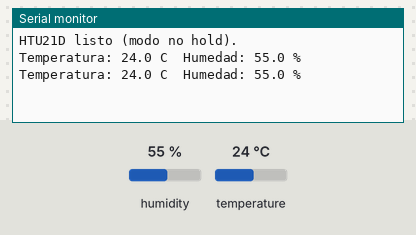
A sketch run on a simulated Arduino Nano, built with avr-gcc and run on an emulated ATmega328P. Shown: the last lines printed to the serial monitor. Wiring (inferred from the names in the program): HTU21/Si7021 sensor at I2C address 0x40. The test bench sets the inputs (shaded band); at power-on: humidity 55 %, temperature 24 °C.

Above: at 2.8 s.
2.9 s: humidity set to 22 %
At 5.0 s:
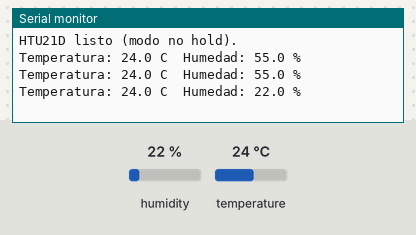
5.6 s: temperature set to 12 °C
At 7.0 s:
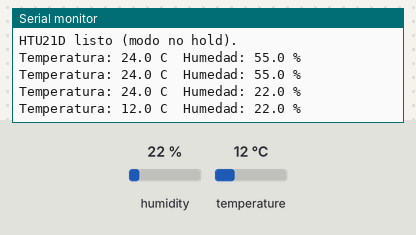
8.3 s: humidity set to 40 %
At 10.9 s:
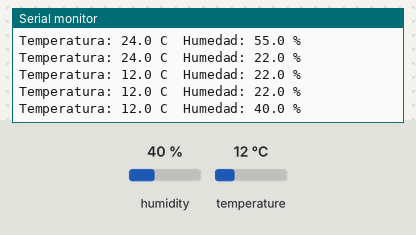
Timing chart, 0 to 12.4 s (numbered marks = the images above; inputs shaded):
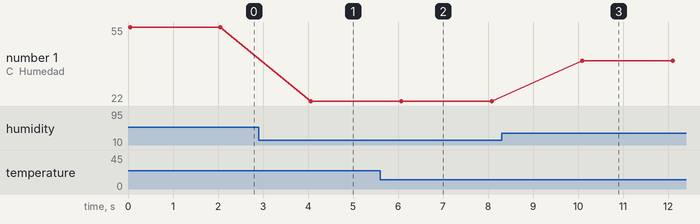

Measured:
- after the input at 2.9 s, the serial monitor: prints a new line after 1.2 s (image 1)
- after the input at 5.6 s, the serial monitor: prints a new line after 0.47 s (image 2)
- after the input at 8.3 s, the serial monitor: prints a new line after 1.8 s (image 3)
- plotted number 1: 55 → 22 after the input at 2.9 s, 22 → 40 after the input at 8.3 s

The sketch:

arduino_nano_htu21d.ino
```cpp
/*
  Lectura del HTU21D con Arduino Nano usando los comandos "no hold master"
  (0xF3 temperatura, 0xF5 humedad), sin librerias externas.

  Conexiones:
    VCC -> 3.3V
    GND -> GND
    SDA -> A4
    SCL -> A5

  Funcionamiento:
    1. Se envia el comando de medicion y se libera el bus.
    2. Se intenta leer 3 bytes (MSB, LSB, CRC). Mientras el sensor mide,
       responde NACK a la direccion de lectura y requestFrom() devuelve 0.
    3. Se reintenta hasta recibir los 3 bytes o agotar el tiempo.
*/

#include <Wire.h>

#define HTU21D_ADDR       0x40
#define CMD_TEMP_NOHOLD   0xF3
#define CMD_HUM_NOHOLD    0xF5
#define CMD_SOFT_RESET    0xFE

#define TIMEOUT_MS        100   // maximo real: ~50 ms (T 14 bits)
#define POLL_MS           5     // intervalo entre reintentos

enum htu_status_t {
  HTU_OK = 0,
  HTU_ERR_CMD,       // el sensor no respondio al comando
  HTU_ERR_TIMEOUT,   // la medicion no termino a tiempo
  HTU_ERR_CRC,       // CRC incorrecto
  HTU_ERR_TYPE       // el bit de estado no coincide con la medicion pedida
};

// CRC-8, polinomio x^8 + x^5 + x^4 + 1 (0x131)
uint8_t htuCRC(uint8_t msb, uint8_t lsb) {
  uint8_t crc = 0;
  uint8_t datos[2] = { msb, lsb };
  for (uint8_t i = 0; i < 2; i++) {
    crc ^= datos[i];
    for (uint8_t b = 0; b < 8; b++) {
      if (crc & 0x80) crc = (crc << 1) ^ 0x31;
      else            crc <<= 1;
    }
  }
  return crc;
}

// Lanza una medicion no hold y devuelve el valor crudo (sin bits de estado)
htu_status_t htuMedir(uint8_t comando, uint16_t &raw) {
  Wire.beginTransmission(HTU21D_ADDR);
  Wire.write(comando);
  if (Wire.endTransmission() != 0) return HTU_ERR_CMD;

  unsigned long inicio = millis();
  while (millis() - inicio < TIMEOUT_MS) {
    delay(POLL_MS);

    // Si el sensor sigue midiendo responde NACK y devuelve 0
    if (Wire.requestFrom((uint8_t)HTU21D_ADDR, (uint8_t)3) != 3) {
      while (Wire.available()) Wire.read();   // vaciar por seguridad
      continue;
    }

    uint8_t msb = Wire.read();
    uint8_t lsb = Wire.read();
    uint8_t crc = Wire.read();

    if (htuCRC(msb, lsb) != crc){
      // Depuracion: bytes recibidos y CRC esperado
      Serial.print(F("[CRC] rx: "));
      Serial.print(msb, HEX);  Serial.print(' ');
      Serial.print(lsb, HEX);  Serial.print(' ');
      Serial.print(crc, HEX);
      Serial.print(F("  esperado: "));
      Serial.println(htuCRC(msb, lsb), HEX);
      return HTU_ERR_CRC;
    }


    // Bit 1 de LSB: 0 = temperatura, 1 = humedad
    bool esHumedad = (lsb & 0x02) != 0;
    if (esHumedad != (comando == CMD_HUM_NOHOLD)) return HTU_ERR_TYPE;

    raw = ((uint16_t)msb << 8) | (lsb & 0xFC);  // borrar bits de estado
    return HTU_OK;
  }
  return HTU_ERR_TIMEOUT;
}

htu_status_t htuLeerTemperatura(float &temp) {
  uint16_t raw;
  htu_status_t st = htuMedir(CMD_TEMP_NOHOLD, raw);
  if (st == HTU_OK) temp = -46.85f + 175.72f * raw / 65536.0f;
  return st;
}

htu_status_t htuLeerHumedad(float &hum) {
  uint16_t raw;
  htu_status_t st = htuMedir(CMD_HUM_NOHOLD, raw);
  if (st == HTU_OK) hum = -6.0f + 125.0f * raw / 65536.0f;
  return st;
}

void imprimirError(htu_status_t st) {
  switch (st) {
    case HTU_ERR_CMD:     Serial.print(F("sin respuesta al comando")); break;
    case HTU_ERR_TIMEOUT: Serial.print(F("timeout de medicion"));      break;
    case HTU_ERR_CRC:     Serial.print(F("error de CRC"));             break;
    case HTU_ERR_TYPE:    Serial.print(F("tipo de dato incorrecto"));  break;
    default: break;
  }
}

void setup() {
  Serial.begin(9600);
  Wire.begin();

  // Soft reset y espera de arranque (max 15 ms segun datasheet)
  Wire.beginTransmission(HTU21D_ADDR);
  Wire.write(CMD_SOFT_RESET);
  if (Wire.endTransmission() != 0) {
    Serial.println(F("No se encontro el HTU21D. Revisa las conexiones."));
    while (true);
  }
  delay(20);

  Serial.println(F("HTU21D listo (modo no hold)."));
}

void loop() {
  float temperatura, humedad;

  htu_status_t stT = htuLeerTemperatura(temperatura);
  htu_status_t stH = htuLeerHumedad(humedad);

  Serial.print(F("Temperatura: "));
  if (stT == HTU_OK) { Serial.print(temperatura, 1); Serial.print(F(" C")); }
  else               { imprimirError(stT); }

  Serial.print(F("\tHumedad: "));
  if (stH == HTU_OK) { Serial.print(humedad, 1); Serial.println(F(" %")); }
  else               { imprimirError(stH); Serial.println(); }

  delay(2000);
}
```
